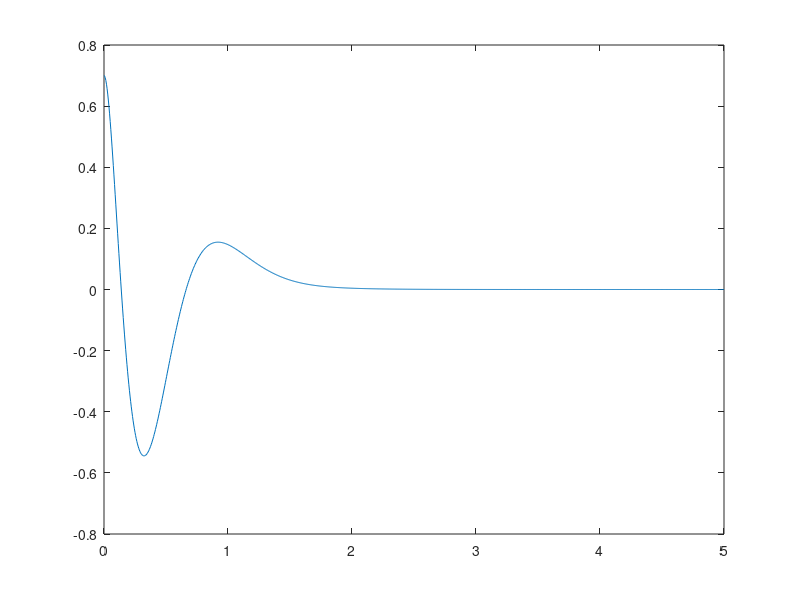
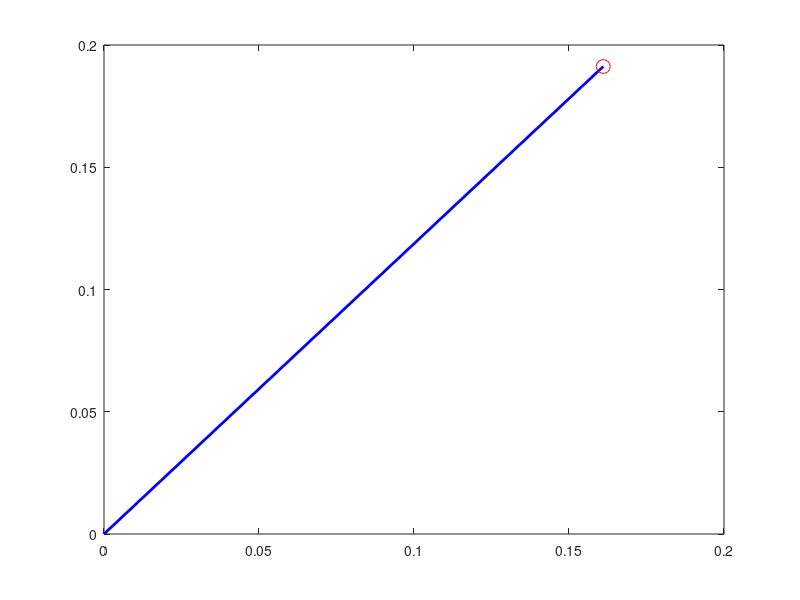

Reproduce these figures in MATLAB, in order. (Note: this script raises an error after producing the figures.)
% Parameters
Mm = 0.3; % Mass of motor
Mr = 0.7; % Mass of reaction wheel
Mb = 0.5; % Mass of pendulum
R = 0.25; % Radius of reaction wheel
lr = 0.5; % Distance of centre of reaction wheel from fixed base point, O
lb = 0.25; % Distance of centre of mass of pendulum from fixed base point, O

Imo = Mm*lr^2; % Moment of inertia of motor wrt O
Ir = Mr*R^2; % Moment of inertia of reaction wheel wrt its centre
Iro = Ir+ Mr*lr^2; % Moment of inertia of reaction wheel wrt O
Ibo = (Mb*lr^2)/3; % Moment of inertia of pendulum wrt O
Inet = Ibo + Iro + Imo; % Net moment of inertia of system wrt O

b = 0.2; % coefficient of viscous friction axle of pendulum
g = 9.8; % acceleration due to gravity

% initial points
theta_0 = 0;
theta_R_dot_0 = 0;

% set point

theta_req = 0.25;

% A and B matrices

a = ((Mm+Mr)*lr + Mb*lb)*g;


A = [0 1 0 0;
    a/Inet -b/Inet 0 0;
    0 0 0 1;
    0 0 0 0];

B = [0 -1/Inet 0 1/Ir]';

C = [1 0 0 0];

D = 0;

% controllability
ctrb(A, B);
rank(ctrb(A,B));

% Q and R matrices
%Q = eye(4);
Q = [0.1 0 0 0;
    0 23 0 0;
    0 0 56 0;
    0 0 0 0.01];
R = 12;

% LQR controller

[K, S, P] = lqr(A, B, Q, R); % N is taken as 0 since it is omitted


% to design: 



% simulate closed loop system
% x = [theta, theta_dot, theta_R, theta_R_dot];
%u = -K*x;
sys = ss((A-B*K), B, C, D);
x0 = [0.7, 0, 0, 0];

% Run response
t = 0:0.005:5;
[y, t, x] = initial(sys, x0, t);
plot(t, y)


% Animation
figure;
for i = 1:length(y)
    [y, t, x] = initial(sys, x0, t);
    xa = lb * sin(y(i));
    ya = lb * cos(y(i));
    plot([0, xa], [0, ya], 'b', 'LineWidth', 2); % plots a line
    hold on;
    p = plot(xa, ya, 'ro', 'MarkerSize', 10); % plots the bob
    p.MarkerFaceColor = 'r';
    axis([-lb lb -lb lb]);
    title(['Inverted Pendulum Animation (t = ', num2str(t(i)), ' s)']);
    drawnow;
    pause(0.01);
    hold off;
end

